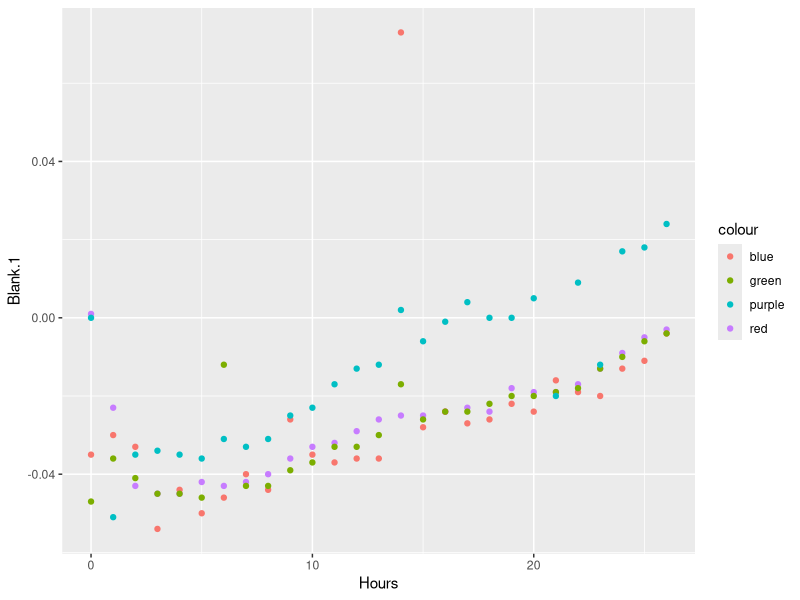
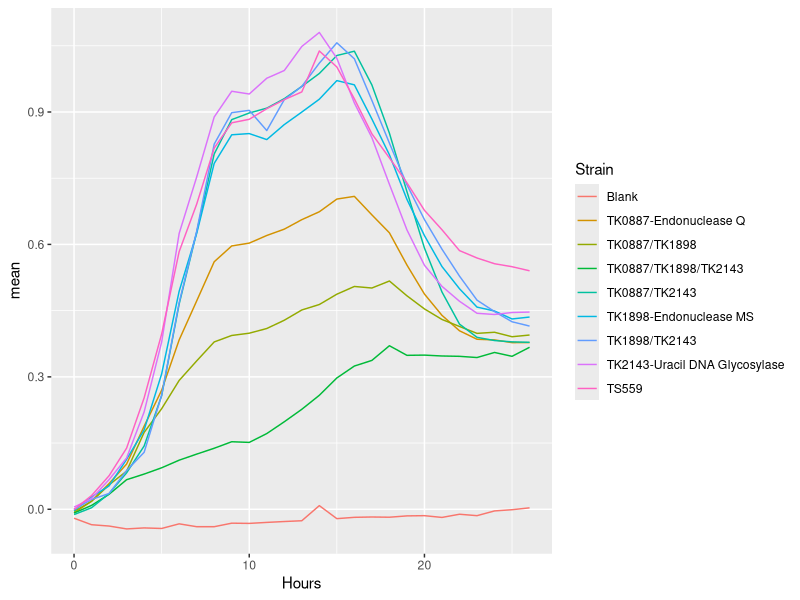
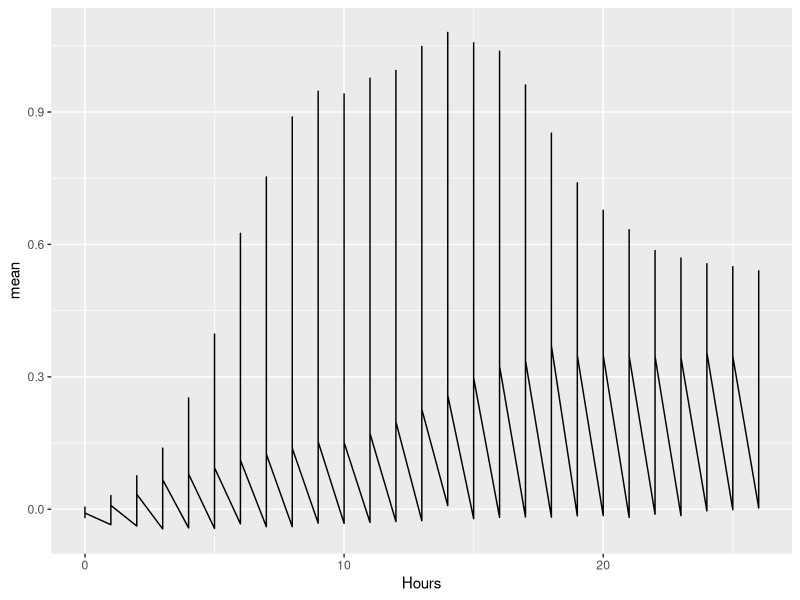
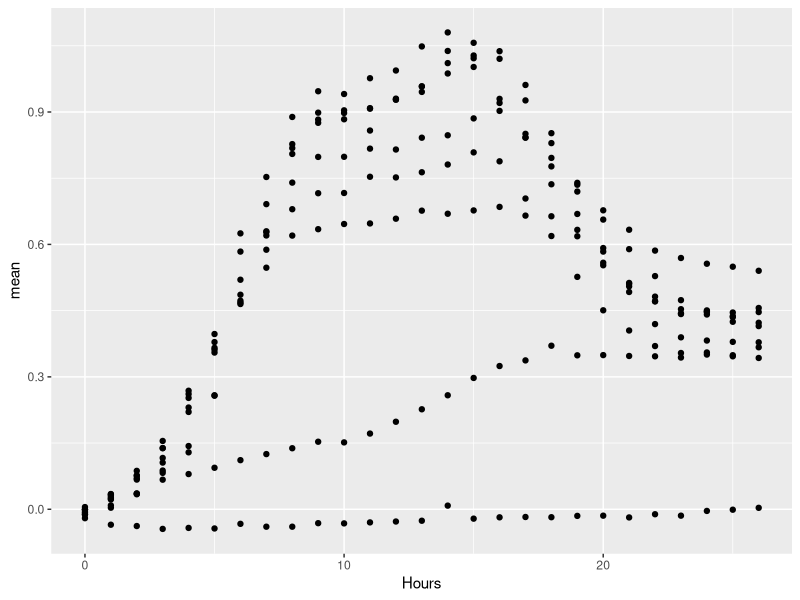
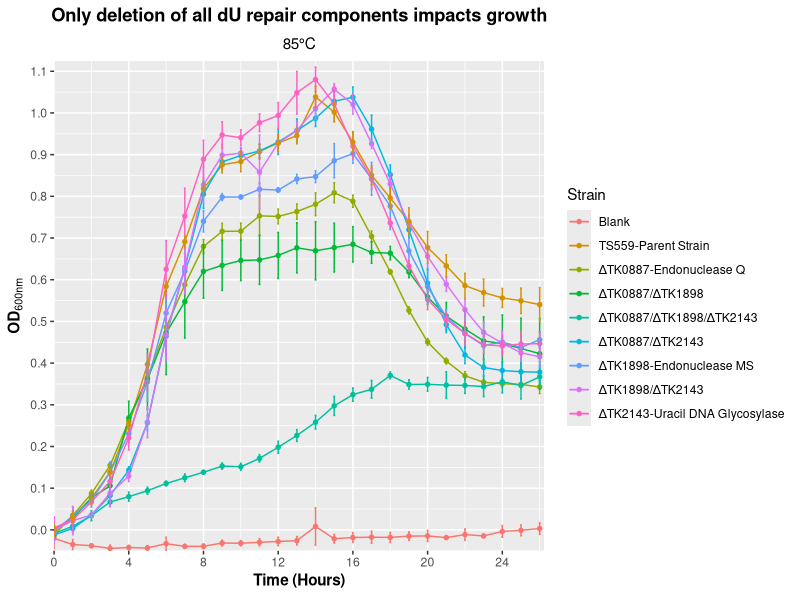
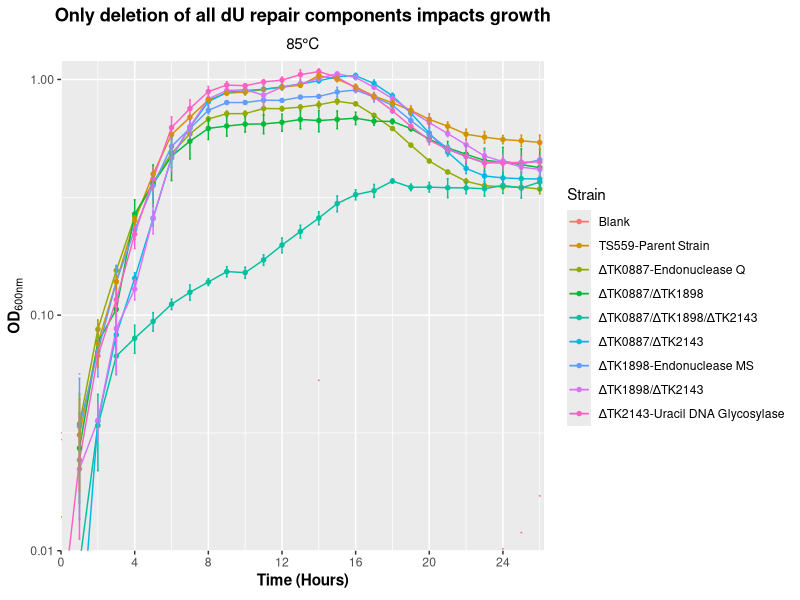
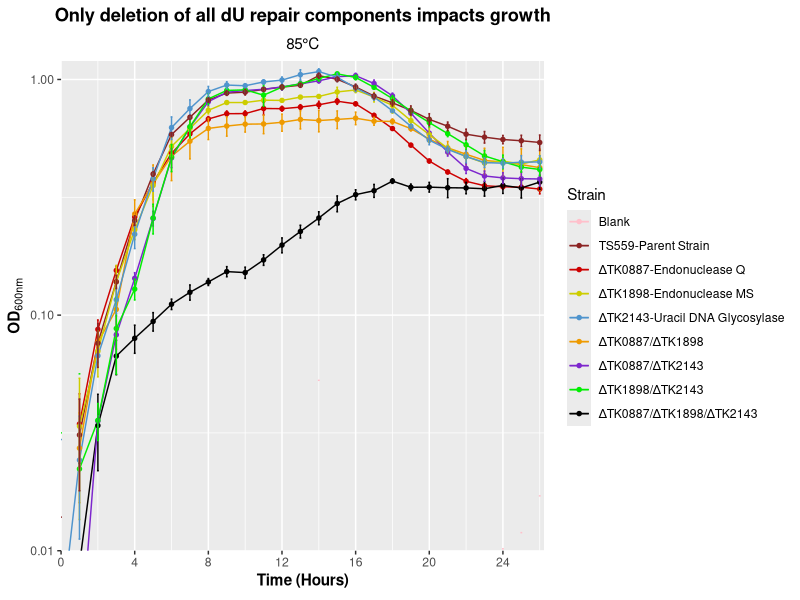
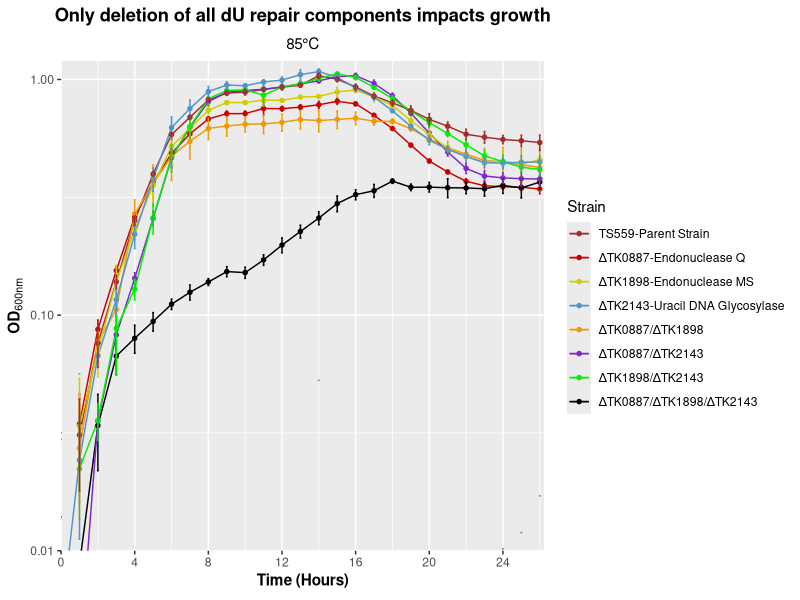

These figures' R source, in order:
## ---- chunk 1
knitr::opts_chunk$set(echo = TRUE)
## ---- chunk 2
library(datasets)
library(tidyverse)
library(knitr)
library(ggplot2)
library(ggthemes)




## ---- chunk 3
####
#01#
####


dU_GC<-read.csv("Growth_Curve_dU.csv",fill=TRUE,header=TRUE)

head(dU_GC)


## ---- chunk 4
####
#02#
####

dU_GC%>%
  ggplot() +
  geom_point(aes(x=Hours, y=Blank.1, color="red")) +
  geom_point(aes(x=Hours, y=Blank.2, color="blue")) +
geom_point(aes(x=Hours, y=Blank.3, color="green")) +
geom_point(aes(x=Hours, y=Blank.4, color="purple")) 

## ---- chunk 5
####
#02#
####


GC_85_Blank <-dU_GC %>%
pivot_longer(cols = starts_with("Blank"), 
               names_to = "Blank Replicates", 
               values_to = "Blank Absorbance",
               values_drop_na = TRUE,
               values_transform = list(Absorbance=as.character)) %>%
  select(c(Hours, `Blank Replicates`, `Blank Absorbance`)) %>%
  group_by(Hours) %>%
  summarize(mean = mean(`Blank Absorbance`), sd= sd(`Blank Absorbance`)) %>%
  add_column(Strain = "Blank")

GC_85_TS559 <- dU_GC %>%
  pivot_longer(cols = starts_with("TS559"), 
               names_to = "TS559 Replicates", 
               values_to = "TS559 Absorbance",
               values_drop_na = TRUE) %>%
  select(c(Hours, `TS559 Replicates`, `TS559 Absorbance`)) %>%
  group_by(Hours) %>%
  summarize(mean = mean(`TS559 Absorbance`), sd = sd(`TS559 Absorbance`)) %>%
  add_column(Strain = "TS559")

GC_85_0887 <- dU_GC %>%
  pivot_longer(cols = starts_with("TK0887"), 
               names_to = "0887 Replicates", 
               values_to = "0887 Absorbance",
               values_drop_na = TRUE) %>%
  select(c(Hours, `0887 Replicates`, `0887 Absorbance`))%>%
  group_by(Hours) %>%
  summarize(mean = mean(`0887 Absorbance`), sd = sd(`0887 Absorbance`))%>%
  add_column(Strain = "TK0887-Endonuclease Q")


GC_85_1898 <- dU_GC %>%
  pivot_longer(cols = starts_with("TK1898"), 
               names_to = "1898 Replicates", 
               values_to = "1898 Absorbance",
               values_drop_na = TRUE) %>%
  select(c(Hours, `1898 Replicates`, `1898 Absorbance`)) %>%
  group_by(Hours) %>%
  summarize(mean = mean(`1898 Absorbance`), sd = sd(`1898 Absorbance`))%>%
  add_column(Strain = "TK1898-Endonuclease MS")

GC_85_2143 <- dU_GC %>%
  pivot_longer(cols = starts_with("TK2143"), 
               names_to = "2143 Replicates", 
               values_to = "2143 Absorbance",
               values_drop_na = TRUE) %>%
  select(c(Hours, `2143 Replicates`, `2143 Absorbance`)) %>%
  group_by(Hours) %>%
  summarize(mean = mean(`2143 Absorbance`), sd = sd(`2143 Absorbance`))%>%
  add_column(Strain = "TK2143-Uracil DNA Glycosylase")

GC_85_0887_1898 <- dU_GC %>%
  pivot_longer(cols = starts_with("TK0887.TK1898"), 
               names_to = "TK0887/TK1898 Replicates", 
               values_to = "TK0887/TK1898 Absorbance",
               values_drop_na = TRUE) %>%
  select(c(Hours, `TK0887/TK1898 Replicates`, `TK0887/TK1898 Absorbance`)) %>%
  group_by(Hours) %>%
  summarize(mean = mean(`TK0887/TK1898 Absorbance`), 
            sd = sd(`TK0887/TK1898 Absorbance`))%>%
  add_column(Strain = "TK0887/TK1898")

GC_85_0887_2143 <- dU_GC %>%
  pivot_longer(cols = starts_with("TK0887.TK2143"), 
               names_to = "TK0887/TK2143 Replicates", 
               values_to = "TK0887/TK2143 Absorbance",
               values_drop_na = TRUE) %>%
  select(c(Hours, `TK0887/TK2143 Replicates`, `TK0887/TK2143 Absorbance`)) %>%
  group_by(Hours) %>%
  summarize(mean = mean(`TK0887/TK2143 Absorbance`), 
            sd = sd(`TK0887/TK2143 Absorbance`))%>%
  add_column(Strain = "TK0887/TK2143")

GC_85_1898_2143 <- dU_GC %>%
  pivot_longer(cols = starts_with("TK1898.TK2143"), 
               names_to = "TK1898/TK2143 Replicates", 
               values_to = "TK1898/TK2143 Absorbance",
               values_drop_na = TRUE) %>%
  select(c(Hours, `TK1898/TK2143 Replicates`, `TK1898/TK2143 Absorbance`)) %>%
  group_by(Hours) %>%
  summarize(mean = mean(`TK1898/TK2143 Absorbance`), 
            sd = sd(`TK1898/TK2143 Absorbance`))%>%
  add_column(Strain = "TK1898/TK2143")

GC_85_0887_1898_2143<- dU_GC %>%
  pivot_longer(cols = starts_with("TK0887.TK1898.TK2143"), 
               names_to = "TK0887/TK1898/TK2143 Replicates", 
               values_to = "TK0887/TK1898/TK2143 Absorbance",
               values_drop_na = TRUE) %>%
  select(c(Hours, `TK0887/TK1898/TK2143 Replicates`,
           `TK0887/TK1898/TK2143 Absorbance`)) %>%
  group_by(Hours) %>%
  summarize(mean = mean(`TK0887/TK1898/TK2143 Absorbance`), 
            sd = sd(`TK0887/TK1898/TK2143 Absorbance`))%>%
  add_column(Strain = "TK0887/TK1898/TK2143")


# combine tables
dU_Table <-rbind(GC_85_Blank, GC_85_TS559)
dU_Table <-rbind(dU_Table, GC_85_0887)
dU_Table <-rbind(dU_Table, GC_85_1898)
dU_Table <-rbind(dU_Table, GC_85_2143)
dU_Table <-rbind(dU_Table, GC_85_0887_1898)
dU_Table <-rbind(dU_Table, GC_85_0887_2143)
dU_Table <-rbind(dU_Table, GC_85_1898_2143)
dU_Table_Final <-rbind(dU_Table, GC_85_0887_1898_2143)


dU_Table_Final %>%
  ggplot() +
  geom_line(aes(x=Hours, y=mean, color=Strain))
## ---- chunk 6
dU_Table_Final %>%
  ggplot() +
  geom_line(aes(x=Hours, y=mean))

## ---- chunk 7
####
#03#
####

dU_GC_tidy<-read.csv("Growth_Curve_dU_tidy.csv",fill=TRUE,header=TRUE)

head(dU_GC_tidy)

dU_GC_tidy_Stat <- dU_GC_tidy %>%
  group_by(Hours, Strain) %>%
  summarize(mean = mean(OD), sd = sd(OD)) %>%
  group_by(Strain)

dU_GC_tidy_Stat%>%
  ggplot() +
  geom_point(aes(x=Hours, y=mean))
  

## ---- chunk 8
####
#04#
####


  

## ---- chunk 9
####
#05#
####


dU_GC_tidy_Stat <- dU_GC_tidy_Stat %>%
  mutate(Strain = 
           recode(Strain, "TK0887-Endonuclease Q" = "\u0394TK0887-Endonuclease Q", 
                  "TK1898-Endonuclease MS" = "\u0394TK1898-Endonuclease MS", 
                  "TK2143-Uracil DNA Glycosylase" = "\u0394TK2143-Uracil DNA Glycosylase",
                  "TK0887/TK1898" = "\u0394TK0887/\u0394TK1898", 
                  "TK0887/TK2143" = "\u0394TK0887/\u0394TK2143", 
                  "TK1898/TK2143" = "\u0394TK1898/\u0394TK2143", 
                  "TK0887/TK1898/TK2143" = "\u0394TK0887/\u0394TK1898/\u0394TK2143"))

#now let's see how the graph looks with the mutated data

  

## ---- chunk 10
####
#06#
####


## ---- chunk 11
####
#06b#
####




## ---- chunk 12
####
#07#
####

help("plotmath")


  

## ---- chunk 13
####
#08#
####


                       
                                                                

## ---- chunk 14
####
#08b#
####

dU_GC_tidy_Stat%>%
  ggplot() +
  geom_line(aes(x=Hours, y=mean, color=Strain), size=0.5) +
  geom_point(aes(x=Hours, y=mean, color=Strain), size=1.2) +
  geom_errorbar(width=0.1, aes(x=Hours, ymax = mean+sd, ymin = mean-sd, color=Strain)) +
  labs(title = bquote(bold("Only deletion of all dU repair components impacts growth")), subtitle="85\u00B0C",
       y = bquote(bold("OD")[600][nm]),
       x = bquote(bold('Time (Hours)'))) +
    theme(plot.title = element_text(hjust = 0.5), plot.subtitle= element_text(hjust = 0.5)) +
  scale_x_continuous(breaks=c(0, 4, 8, 12, 16, 20, 24), expand=c(0,0)) +
  scale_y_continuous(breaks=c(0, 0.1, 0.2, 0.3, 0.4, 0.5, 0.6, 0.7, 0.8, 0.9, 1.0, 1.1), expand=c(0,0)) +
  coord_cartesian(xlim=c(0,26.25), ylim=c(-0.05, 1.125))
                       
                       
                                                                
  
## ---- chunk 15
####
#08c#
####


        dU_GC_tidy_Stat%>%
  ggplot() +
  geom_line(aes(x=Hours, y=mean, color=Strain), size=0.5) +
  geom_point(aes(x=Hours, y=mean, color=Strain), size=1.2) +
  geom_errorbar(width=0.1, aes(x=Hours, ymax = mean+sd, ymin = mean-sd, color=Strain)) +
  labs(title = bquote(bold("Only deletion of all dU repair components impacts growth")), subtitle="85\u00B0C",
       y = bquote(bold("OD")[600][nm]),
       x = bquote(bold('Time (Hours)'))) +
    theme(plot.title = element_text(hjust = 0.5), plot.subtitle= element_text(hjust = 0.5)) +
  scale_x_continuous(breaks=c(0, 4, 8, 12, 16, 20, 24), expand=c(0,0)) +
  scale_y_continuous(breaks=c(0.01, 0.1, 1.0), expand=c(0,0), trans='log10') +
  coord_cartesian(xlim=c(0,26.25), ylim=c(0.01, 1.2))
                                      
                                                                
  
## ---- chunk 16
####
#09#
####



## ---- chunk 17
####
#09b#
####

dU_GC_tidy_Stat%>%
  ggplot() +
  geom_line(aes(x=Hours, y=mean, color=Strain), size=0.5) +
  geom_point(aes(x=Hours, y=mean, color=Strain), size=1.2) +
  labs(title = bquote(bold("Only deletion of all dU repair components impacts.")), subtitle="85\u00B0C",
       y = bquote(bold("OD")[600][nm]),
       x = bquote(bold('Time (Hours)'))) +
    theme(plot.title = element_text(hjust = 0.5), plot.subtitle= element_text(hjust = 0.5)) +
  scale_x_continuous(breaks=c(0, 4, 8, 12, 16, 20, 24), expand=c(0,0)) +
  scale_y_continuous(breaks=c(0.01, 0.1, 1.0), expand=c(0,0), trans='log10') +
  coord_cartesian(xlim=c(0,26.25), ylim=c(0.01, 1.2)) + 
  scale_color_manual(values=c("pink", "brown4", "red3", "yellow3", "steelblue3", "orange2", "purple3", "green2", "black" ), name = "Strain", breaks=c("Blank", "TS559-Parent Strain", "\u0394TK0887-Endonuclease Q", "\u0394TK1898-Endonuclease MS", "\u0394TK2143-Uracil DNA Glycosylase","\u0394TK0887/\u0394TK1898", "\u0394TK0887/\u0394TK2143", "\u0394TK1898/\u0394TK2143", "\u0394TK0887/\u0394TK1898/\u0394TK2143")) +
  geom_errorbar(width=0.1, aes(x=Hours, ymax = mean+sd, ymin = mean-sd, color=Strain)) +
  labs(title = bquote(bold("Only deletion of all dU repair components impacts growth")), subtitle="85\u00B0C", y = bquote(bold("OD")[600][nm]))

 
## ---- chunk 18
####
#09c#
####

dU_GC_tidy_Stat%>%
  ggplot() +
  geom_line(aes(x=Hours, y=mean, color=Strain), size=0.5) +
  geom_point(aes(x=Hours, y=mean, color=Strain), size=1.2) +
  geom_errorbar(width=0.1, aes(x=Hours, ymax = mean+sd, ymin = mean-sd, color=Strain)) +
  labs(title = bquote(bold("Only deletion of all dU repair components impacts growth")), subtitle="85\u00B0C",
       y = bquote(bold("OD")[600][nm]),
       x = bquote(bold('Time (Hours)'))) +
    theme(plot.title = element_text(hjust = 0.5), plot.subtitle= element_text(hjust = 0.5)) +
  scale_x_continuous(breaks=c(0, 4, 8, 12, 16, 20, 24), expand=c(0,0)) +
  scale_y_continuous(breaks=c(0.01, 0.1, 1.0), expand=c(0,0), trans='log10') +
  coord_cartesian(xlim=c(0,26.25), ylim=c(0.01, 1.2)) + 
  scale_color_manual(values=c("white", "brown", "red3", "yellow3", "steelblue3", "orange2", "purple3", "green2", "black" ), name = "Strain", breaks=c("Blank", "TS559-Parent Strain", "\u0394TK0887-Endonuclease Q", "\u0394TK1898-Endonuclease MS", "\u0394TK2143-Uracil DNA Glycosylase","\u0394TK0887/\u0394TK1898", "\u0394TK0887/\u0394TK2143", "\u0394TK1898/\u0394TK2143", "\u0394TK0887/\u0394TK1898/\u0394TK2143"), limits = c("TS559-Parent Strain", "\u0394TK0887-Endonuclease Q", "\u0394TK1898-Endonuclease MS", "\u0394TK2143-Uracil DNA Glycosylase","\u0394TK0887/\u0394TK1898", "\u0394TK0887/\u0394TK2143", "\u0394TK1898/\u0394TK2143", "\u0394TK0887/\u0394TK1898/\u0394TK2143"))



## ---- chunk 19
####
#10#
####


  



## ---- chunk 20
####
#10b#
####

#the following line of code will remove the grid panel.
  #theme(panel.grid.major = element_blank(), panel.grid.minor = element_blank())

#using a theme

dU_GC_tidy_Stat%>%
  ggplot() +
  theme_economist_white() +
  geom_line(aes(x=Hours, y=mean, color=Strain), size=0.5) +
  geom_point(aes(x=Hours, y=mean, color=Strain), size=1.2) +
  geom_errorbar(width=0.1, aes(x=Hours, ymax = mean+sd, ymin = mean-sd, color=Strain)) +
  labs(title = bquote(bold("Only deletion of all dU repair components impacts growth")), subtitle="85\u00B0C",
       y = bquote(bold("OD")[600][nm]),
       x = bquote(bold('Time (Hours)'))) +
  theme(plot.title = element_text(hjust = 0.5), plot.subtitle= element_text(hjust =   0.5)) +
  scale_x_continuous(breaks=c(0, 4, 8, 12, 16, 20, 24), expand=c(0,0)) +
  scale_y_continuous(breaks=c(0.01, 0.1, 1.0), expand=c(0,0), trans='log10') +
  coord_cartesian(xlim=c(0,26.25), ylim=c(0.01, 1.2)) + 
  scale_color_manual(values=c("white", "brown", "red3", "yellow3", "steelblue3", "orange2", "purple3", "green2", "black" ), name = "Strain", breaks=c("Blank", "TS559-Parent Strain", "\u0394TK0887-Endonuclease Q", "\u0394TK1898-Endonuclease MS", "\u0394TK2143-Uracil DNA Glycosylase","\u0394TK0887/\u0394TK1898", "\u0394TK0887/\u0394TK2143", "\u0394TK1898/\u0394TK2143", "\u0394TK0887/\u0394TK1898/\u0394TK2143"), limits = c("TS559-Parent Strain", "\u0394TK0887-Endonuclease Q", "\u0394TK1898-Endonuclease MS", "\u0394TK2143-Uracil DNA Glycosylase","\u0394TK0887/\u0394TK1898", "\u0394TK0887/\u0394TK2143", "\u0394TK1898/\u0394TK2143", "\u0394TK0887/\u0394TK1898/\u0394TK2143"))+
  theme(panel.grid.major = element_blank(), panel.grid.minor = element_blank())
  

#using and adjusting the theme

dU_GC_tidy_Stat%>%
  ggplot() +
  theme_economist_white() +
  geom_line(aes(x=Hours, y=mean, color=Strain), size=0.5) +
  geom_point(aes(x=Hours, y=mean, color=Strain), size=1.2) +
  geom_errorbar(width=0.1, aes(x=Hours, ymax = mean+sd, ymin = mean-sd, color=Strain)) +
  labs(title = bquote(bold("Only deletion of all dU repair components impacts growth")), subtitle=bquote(bold("85\u00B0C")),
       y = bquote(bold("OD")[600][nm]),
       x = bquote(bold('Time (Hours)'))) +
  theme(plot.title = element_text(hjust = 0.5), plot.subtitle= element_text(hjust =   0.5)) +
  scale_x_continuous(breaks=c(0, 4, 8, 12, 16, 20, 24), expand=c(0,0)) +
  scale_y_continuous(breaks=c(0.01, 0.1, 1.0), expand=c(0,0), trans='log10') +
  coord_cartesian(xlim=c(0,26.25), ylim=c(0.01, 1.2)) + 
  scale_color_manual(values=c("white", "brown", "red3", "yellow3", "steelblue3", "orange2", "purple3", "green2", "black" ), name = "Strain", breaks=c("Blank", "TS559-Parent Strain", "\u0394TK0887-Endonuclease Q", "\u0394TK1898-Endonuclease MS", "\u0394TK2143-Uracil DNA Glycosylase","\u0394TK0887/\u0394TK1898", "\u0394TK0887/\u0394TK2143", "\u0394TK1898/\u0394TK2143", "\u0394TK0887/\u0394TK1898/\u0394TK2143"), limits = c("TS559-Parent Strain", "\u0394TK0887-Endonuclease Q", "\u0394TK1898-Endonuclease MS", "\u0394TK2143-Uracil DNA Glycosylase","\u0394TK0887/\u0394TK1898", "\u0394TK0887/\u0394TK2143", "\u0394TK1898/\u0394TK2143", "\u0394TK0887/\u0394TK1898/\u0394TK2143"))+
  theme(panel.grid.major = element_blank(), panel.grid.minor = element_blank()) +
theme(legend.text = element_text(family = '', face = 'bold', size = 6)) 


## ---- chunk 21
####
#10#
####




 
## ---- chunk 22
####
#11#
####

dU_GC_tidy_Stat%>%
  ggplot() +
  theme_test() +
  geom_line(aes(x=Hours, y=mean, color=Strain), size=0.5) +
  geom_point(aes(x=Hours, y=mean, color=Strain), size=1.2) +
  geom_errorbar(width=0.1, aes(x=Hours, ymax = mean+sd, ymin = mean-sd, color=Strain)) +
  labs(title = bquote(bold("Only deletion of all dU repair components impacts growth")), subtitle=bquote(bold("85\u00B0C")),
       y = bquote(bold("OD")[600][nm]),
       x = bquote(bold('Time (Hours)'))) +
  theme(plot.title = element_text(hjust = 0.5), plot.subtitle= element_text(hjust =   0.5)) +
  scale_x_continuous(breaks=c(0, 4, 8, 12, 16, 20, 24), expand=c(0,0)) +
  scale_y_continuous(breaks=c(0.01, 0.1, 1.0), expand=c(0,0), trans='log10') +
  coord_cartesian(xlim=c(0,26.5), ylim=c(0.01, 1.2)) + 
  scale_color_manual(values=c("white", "brown", "red3", "yellow3", "steelblue3", "orange2", "purple3", "green2", "black" ), name = "Strain", breaks=c("Blank", "TS559-Parent Strain", "\u0394TK0887-Endonuclease Q", "\u0394TK1898-Endonuclease MS", "\u0394TK2143-Uracil DNA Glycosylase","\u0394TK0887/\u0394TK1898", "\u0394TK0887/\u0394TK2143", "\u0394TK1898/\u0394TK2143", "\u0394TK0887/\u0394TK1898/\u0394TK2143"), limits = c("TS559-Parent Strain", "\u0394TK0887-Endonuclease Q", "\u0394TK1898-Endonuclease MS", "\u0394TK2143-Uracil DNA Glycosylase","\u0394TK0887/\u0394TK1898", "\u0394TK0887/\u0394TK2143", "\u0394TK1898/\u0394TK2143", "\u0394TK0887/\u0394TK1898/\u0394TK2143"))+
  theme(panel.grid.major = element_blank(), panel.grid.minor = element_blank()) +
  facet_wrap(~Strain) +
  theme(strip.text = element_text(face = "bold", size=6))

## ---- chunk 23
####
#11b#
####

dU_GC_tidy_Stat_Clean <- dU_GC_tidy_Stat[-(which(dU_GC_tidy_Stat$Strain %in% "Blank" )),]

                                                 
dU_GC_tidy_Stat_Clean%>%
  ggplot() +
  theme_test() +
  geom_line(aes(x=Hours, y=mean, color=Strain), size=0.5) +
  geom_point(aes(x=Hours, y=mean, color=Strain), size=1.2) +
  geom_errorbar(width=0.1, aes(x=Hours, ymax = mean+sd, ymin = mean-sd, color=Strain)) +
  labs(title = bquote(bold("Only deletion of all dU repair components impacts growth")), subtitle=bquote(bold("85\u00B0C")),
       y = bquote(bold("OD")[600][nm]),
       x = bquote(bold('Time (Hours)'))) +
  theme(plot.title = element_text(hjust = 0.5), plot.subtitle= element_text(hjust =   0.5)) +
  scale_x_continuous(breaks=c(0, 4, 8, 12, 16, 20, 24), expand=c(0,0)) +
  scale_y_continuous(breaks=c(0.01, 0.1, 1.0), expand=c(0,0), trans='log10') +
  coord_cartesian(xlim=c(0,26.5), ylim=c(0.01, 1.225)) + 
  scale_color_manual(values=c("brown", "red3", "yellow3", "steelblue3", "orange2", "purple3", "green2", "black" ), name = "Strain", breaks=c("TS559-Parent Strain", "\u0394TK0887-Endonuclease Q", "\u0394TK1898-Endonuclease MS", "\u0394TK2143-Uracil DNA Glycosylase","\u0394TK0887/\u0394TK1898", "\u0394TK0887/\u0394TK2143", "\u0394TK1898/\u0394TK2143", "\u0394TK0887/\u0394TK1898/\u0394TK2143"), limits = c("TS559-Parent Strain", "\u0394TK0887-Endonuclease Q", "\u0394TK1898-Endonuclease MS", "\u0394TK2143-Uracil DNA Glycosylase","\u0394TK0887/\u0394TK1898", "\u0394TK0887/\u0394TK2143", "\u0394TK1898/\u0394TK2143", "\u0394TK0887/\u0394TK1898/\u0394TK2143"))+
  theme(panel.grid.major = element_blank(), panel.grid.minor = element_blank()) +
  facet_wrap(~Strain) +
  facet_wrap(~factor(Strain, levels=c( "TS559-Parent Strain", "\u0394TK0887-Endonuclease Q", "\u0394TK1898-Endonuclease MS", "\u0394TK2143-Uracil DNA Glycosylase","\u0394TK0887/\u0394TK1898", "\u0394TK0887/\u0394TK2143", "\u0394TK1898/\u0394TK2143", "\u0394TK0887/\u0394TK1898/\u0394TK2143"))) +
    theme(strip.text = element_text(face = "bold", size=6))


## ---- chunk 24
####
#11c#
####


#without the legend


dU_GC_tidy_Stat_Clean%>%
  ggplot() +
  theme_test() +
  geom_line(aes(x=Hours, y=mean, color=Strain), size=0.5) +
  geom_point(aes(x=Hours, y=mean, color=Strain), size=1.2) +
  geom_errorbar(width=0.1, aes(x=Hours, ymax = mean+sd, ymin = mean-sd, color=Strain)) +
  labs(title = bquote(bold("Only deletion of all dU repair components impacts growth")), subtitle=bquote(bold("85\u00B0C")),
       y = bquote(bold("OD")[600][nm]),
       x = bquote(bold('Time (Hours)'))) +
  theme(plot.title = element_text(hjust = 0.5), plot.subtitle= element_text(hjust =   0.5)) +
  scale_x_continuous(breaks=c(0, 4, 8, 12, 16, 20, 24), expand=c(0,0)) +
  scale_y_continuous(breaks=c(0.01, 0.1, 1.0), expand=c(0,0), trans='log10') +
  coord_cartesian(xlim=c(0,26.5), ylim=c(0.01, 1.3)) + 
  scale_color_manual(values=c("brown", "red3", "yellow3", "steelblue3", "orange2", "purple3", "green2", "black" ), name = "Strain", breaks=c("TS559-Parent Strain", "\u0394TK0887-Endonuclease Q", "\u0394TK1898-Endonuclease MS", "\u0394TK2143-Uracil DNA Glycosylase","\u0394TK0887/\u0394TK1898", "\u0394TK0887/\u0394TK2143", "\u0394TK1898/\u0394TK2143", "\u0394TK0887/\u0394TK1898/\u0394TK2143"), limits = c("TS559-Parent Strain", "\u0394TK0887-Endonuclease Q", "\u0394TK1898-Endonuclease MS", "\u0394TK2143-Uracil DNA Glycosylase","\u0394TK0887/\u0394TK1898", "\u0394TK0887/\u0394TK2143", "\u0394TK1898/\u0394TK2143", "\u0394TK0887/\u0394TK1898/\u0394TK2143"))+
  theme(panel.grid.major = element_blank(), panel.grid.minor = element_blank()) +
  facet_wrap(~Strain) +
  facet_wrap(~factor(Strain, levels=c( "TS559-Parent Strain", "\u0394TK0887-Endonuclease Q", "\u0394TK1898-Endonuclease MS", "\u0394TK2143-Uracil DNA Glycosylase","\u0394TK0887/\u0394TK1898", "\u0394TK0887/\u0394TK2143", "\u0394TK1898/\u0394TK2143", "\u0394TK0887/\u0394TK1898/\u0394TK2143"))) +
    theme(strip.text = element_text(face = "bold", size=6)) +
theme(legend.position = "none") 

ggsave("dU Growth Curve_Facet_Wrapped.jpg")


#without the panel labels


dU_GC_tidy_Stat_Clean%>%
  ggplot() +
  theme_test() +
  geom_line(aes(x=Hours, y=mean, color=Strain), size=0.5) +
  geom_point(aes(x=Hours, y=mean, color=Strain), size=1.2) +
  geom_errorbar(width=0.1, aes(x=Hours, ymax = mean+sd, ymin = mean-sd, color=Strain)) +
  labs(title = bquote(bold("Only deletion of all dU repair components impacts growth")), subtitle=bquote(bold("85\u00B0C")),
       y = bquote(bold("OD")[600][nm]),
       x = bquote(bold('Time (Hours)'))) +
  theme(plot.title = element_text(hjust = 0.5), plot.subtitle= element_text(hjust =   0.5)) +
  scale_x_continuous(breaks=c(0, 4, 8, 12, 16, 20, 24), expand=c(0,0)) +
  scale_y_continuous(breaks=c(0.01, 0.1, 1.0), expand=c(0,0), trans='log10') +
  coord_cartesian(xlim=c(0,26.5), ylim=c(0.01, 1.3)) + 
  scale_color_manual(values=c("brown", "red3", "yellow3", "steelblue3", "orange2", "purple3", "green2", "black" ), name = "Strain", breaks=c("TS559-Parent Strain", "\u0394TK0887-Endonuclease Q", "\u0394TK1898-Endonuclease MS", "\u0394TK2143-Uracil DNA Glycosylase","\u0394TK0887/\u0394TK1898", "\u0394TK0887/\u0394TK2143", "\u0394TK1898/\u0394TK2143", "\u0394TK0887/\u0394TK1898/\u0394TK2143"), limits = c("TS559-Parent Strain", "\u0394TK0887-Endonuclease Q", "\u0394TK1898-Endonuclease MS", "\u0394TK2143-Uracil DNA Glycosylase","\u0394TK0887/\u0394TK1898", "\u0394TK0887/\u0394TK2143", "\u0394TK1898/\u0394TK2143", "\u0394TK0887/\u0394TK1898/\u0394TK2143"))+
  theme(panel.grid.major = element_blank(), panel.grid.minor = element_blank()) +
  facet_wrap(~Strain) +
  facet_wrap(~factor(Strain, levels=c( "TS559-Parent Strain", "\u0394TK0887-Endonuclease Q", "\u0394TK1898-Endonuclease MS", "\u0394TK2143-Uracil DNA Glycosylase","\u0394TK0887/\u0394TK1898", "\u0394TK0887/\u0394TK2143", "\u0394TK1898/\u0394TK2143", "\u0394TK0887/\u0394TK1898/\u0394TK2143"))) +
    theme(strip.text = element_text(face = "bold", size=6)) +
theme( strip.text.x = element_blank() )

ggsave("dU Growth Curve_Facet_Wrapped_2.jpg")
 
## ---- chunk 25
####
#11#
####

#install.packages("ggpubr")
library(ggpubr)

#make 85 degree data into an item

dU_85 <- dU_GC_tidy_Stat_Clean%>%
  ggplot() +
  theme_test() +
  geom_line(aes(x=Hours, y=mean, color=Strain), size=0.5) +
  geom_point(aes(x=Hours, y=mean, color=Strain), size=1.2) +
  geom_errorbar(width=0.1, aes(x=Hours, ymax = mean+sd, ymin = mean-sd, color=Strain)) +
  labs(subtitle=bquote(bold("85\u00B0C")),
       y = bquote(bold("OD")[600][nm]),
       x = bquote(bold('Time (Hours)'))) +
  theme(plot.subtitle= element_text(hjust =   0.5)) +
  scale_x_continuous(breaks=c(0, 4, 8, 12, 16, 20, 24), expand=c(0,0)) +
  scale_y_continuous(breaks=c(0.01, 0.1, 1.0), expand=c(0,0), trans='log10') +
  coord_cartesian(xlim=c(0,26.5), ylim=c(0.01, 1.3)) + 
  scale_color_manual(values=c("brown", "red3", "yellow3", "steelblue3", "orange2", "purple3", "green2", "black" ), name = "Strain", breaks=c("TS559-Parent Strain", "\u0394TK0887-Endonuclease Q", "\u0394TK1898-Endonuclease MS", "\u0394TK2143-Uracil DNA Glycosylase","\u0394TK0887/\u0394TK1898", "\u0394TK0887/\u0394TK2143", "\u0394TK1898/\u0394TK2143", "\u0394TK0887/\u0394TK1898/\u0394TK2143"), limits = c("TS559-Parent Strain", "\u0394TK0887-Endonuclease Q", "\u0394TK1898-Endonuclease MS", "\u0394TK2143-Uracil DNA Glycosylase","\u0394TK0887/\u0394TK1898", "\u0394TK0887/\u0394TK2143", "\u0394TK1898/\u0394TK2143", "\u0394TK0887/\u0394TK1898/\u0394TK2143"))+
  theme(panel.grid.major = element_blank(), panel.grid.minor = element_blank()) +
  theme(legend.position="bottom", legend.text = element_text(size=5))


#95 degree data

dU_GC_tidy_95<-read.csv("Growth_Curve_dU_tidy_95.csv",fill=TRUE,header=TRUE)

head(dU_GC_tidy)

dU_GC_tidy_Stat_95 <- dU_GC_tidy_95 %>%
  group_by(Hours, Strain) %>%
  summarize(mean = mean(OD), sd = sd(OD)) %>%
  group_by(Strain) %>%
  mutate(Strain = recode(Strain, "TK0887-Endonuclease Q" = "\u0394TK0887-Endonuclease Q", "TK1898-Endonuclease MS" = "\u0394TK1898-Endonuclease MS", "TK2143-Uracil DNA Glycosylase" = "\u0394TK2143-Uracil DNA Glycosylase", "TK0887/TK1898" = "\u0394TK0887/\u0394TK1898", "TK0887/TK2143" = "\u0394TK0887/\u0394TK2143", "TK1898/TK2143" = "\u0394TK1898/\u0394TK2143", "TK0887/TK1898/TK2143" = "\u0394TK0887/\u0394TK1898/\u0394TK2143"))

dU_GC_tidy_Stat_Clean_95 <- dU_GC_tidy_Stat_95[-(which(dU_GC_tidy_Stat_95$Strain %in% "Blank" )),]

dU_95 <- dU_GC_tidy_Stat_Clean%>%
  ggplot() +
  theme_test() +
  geom_line(aes(x=Hours, y=mean, color=Strain), size=0.5) +
  geom_point(aes(x=Hours, y=mean, color=Strain), size=1.2) +
  geom_errorbar(width=0.1, aes(x=Hours, ymax = mean+sd, ymin = mean-sd, color=Strain)) +
  labs(subtitle=bquote(bold("95\u00B0C")),
       y = bquote(bold("OD")[600][nm]),
       x = bquote(bold('Time (Hours)'))) +
  theme(plot.subtitle= element_text(hjust =   0.5)) +
  scale_x_continuous(breaks=c(0, 4, 8, 12, 16, 20, 24), expand=c(0,0)) +
  scale_y_continuous(breaks=c(0.01, 0.1, 1.0), expand=c(0,0), trans='log10') +
  coord_cartesian(xlim=c(0,26.5), ylim=c(0.01, 1.3)) + 
  scale_color_manual(values=c("brown", "red3", "yellow3", "steelblue3", "orange2", "purple3", "green2", "black" ), name = "Strain", breaks=c("TS559-Parent Strain", "\u0394TK0887-Endonuclease Q", "\u0394TK1898-Endonuclease MS", "\u0394TK2143-Uracil DNA Glycosylase","\u0394TK0887/\u0394TK1898", "\u0394TK0887/\u0394TK2143", "\u0394TK1898/\u0394TK2143", "\u0394TK0887/\u0394TK1898/\u0394TK2143"), limits = c("TS559-Parent Strain", "\u0394TK0887-Endonuclease Q", "\u0394TK1898-Endonuclease MS", "\u0394TK2143-Uracil DNA Glycosylase","\u0394TK0887/\u0394TK1898", "\u0394TK0887/\u0394TK2143", "\u0394TK1898/\u0394TK2143", "\u0394TK0887/\u0394TK1898/\u0394TK2143"))+
  theme(panel.grid.major = element_blank(), panel.grid.minor = element_blank()) +
  theme(legend.position="none")


#ggarange

dU_Plot <- ggarrange(dU_85, dU_95, ncol=2, common.legend = TRUE, legend="bottom")

dU_Plot <-annotate_figure(dU_Plot, top = text_grob("Only deletion of all dU repair components impacts growth", 
               color = "black", face = "bold", size = 14))

ggsave("dU_GC_Final.jpg", dU_Plot)


